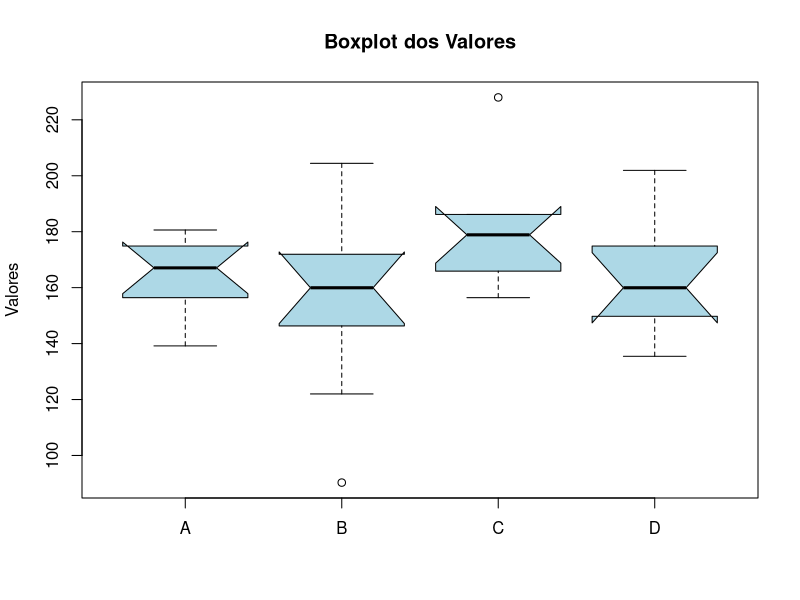
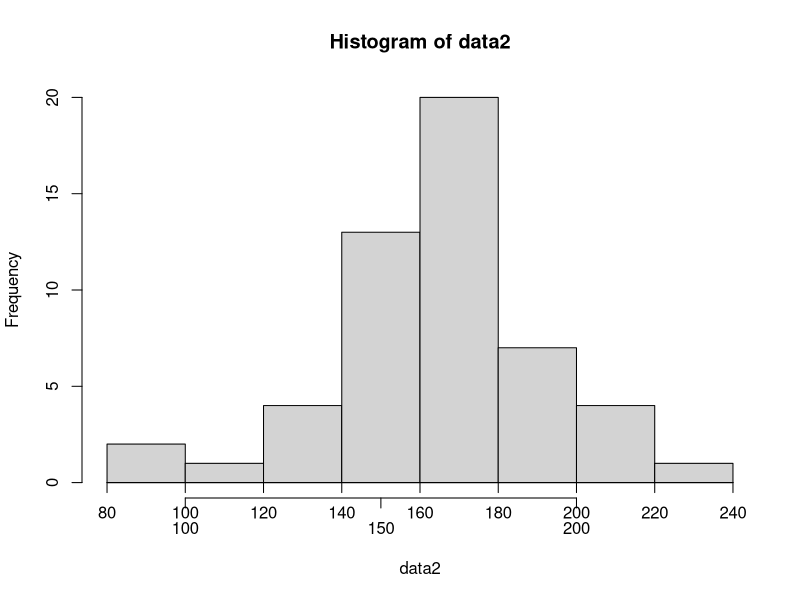

Reproduce these figures in R, in order.
data2 = c(162.799164,	159.6377142,	165.9003791,	174.8743542,
         177.7650352,	204.4360234,	183.40977,	201.9275109,
         172.526941,	180.6094564, 186.1679664,	149.7534501,
         174.8743542,	146.3103818,	160.909748,	178.9082305,
         180.6094564,	160.909748,	171.3411748,	135.4570923,
         159.6377142,	90.3047282,	181.7347598,	147.0054469,
         156.4123774,	121.9949699,	156.4123774,	163.4241151,
         139.1689328,	160.274993,	228.0082621,	160.274993,
         148.38581,	155.1034642,	176.0363228,	159.6377142,
         171.3411748,	171.9350801,	186.1679664,	159.6377142,
         174.96, 162.88,127.78, 202.03, 84.52, 207.02, 162.88,
         180.7, 168.94, 149.75, 144.78, 115.18)

denis =c(
  162.799164,
  177.7650352,
  172.526941,
  174.8743542,
  180.6094564,
  159.6377142,
  156.4123774,
  139.1689328,
  148.38581,
  171.3411748
)

maykon =c(
  159.6377142,
  204.4360234,
  180.6094564,
  146.3103818,
  160.909748,
  90.3047282,
  121.9949699,
  160.274993,
  155.1034642,
  171.9350801
)

murilo =c(
  165.9003791,
  183.40977,
  186.1679664,
  160.909748,
  171.3411748,
  181.7347598,
  156.4123774,
  228.0082621,
  176.0363228,
  186.1679664
)

vitor =c(
  174.8743542,
  201.9275109,
  149.7534501,
  178.9082305,
  135.4570923,
  147.0054469,
  163.4241151,
  160.274993,
  159.6377142,
  159.6377142
)

summary(data2)
sd(data2)

data <- data.frame( 
      A = denis, 
      B = maykon, 
      C = murilo,
      D= vitor
) 

#plotando boxplot
boxplot(data , 
        main = "Boxplot dos Valores", 
        ylab = "Valores",
        col = "lightblue",
        border = "black",
        notch = TRUE)


intervalos = seq(80,240,20)

#plota o histograma
hist(data2, breaks = intervalos)

#mudando os eixos
axis(1, at=intervalos, pos = 0)